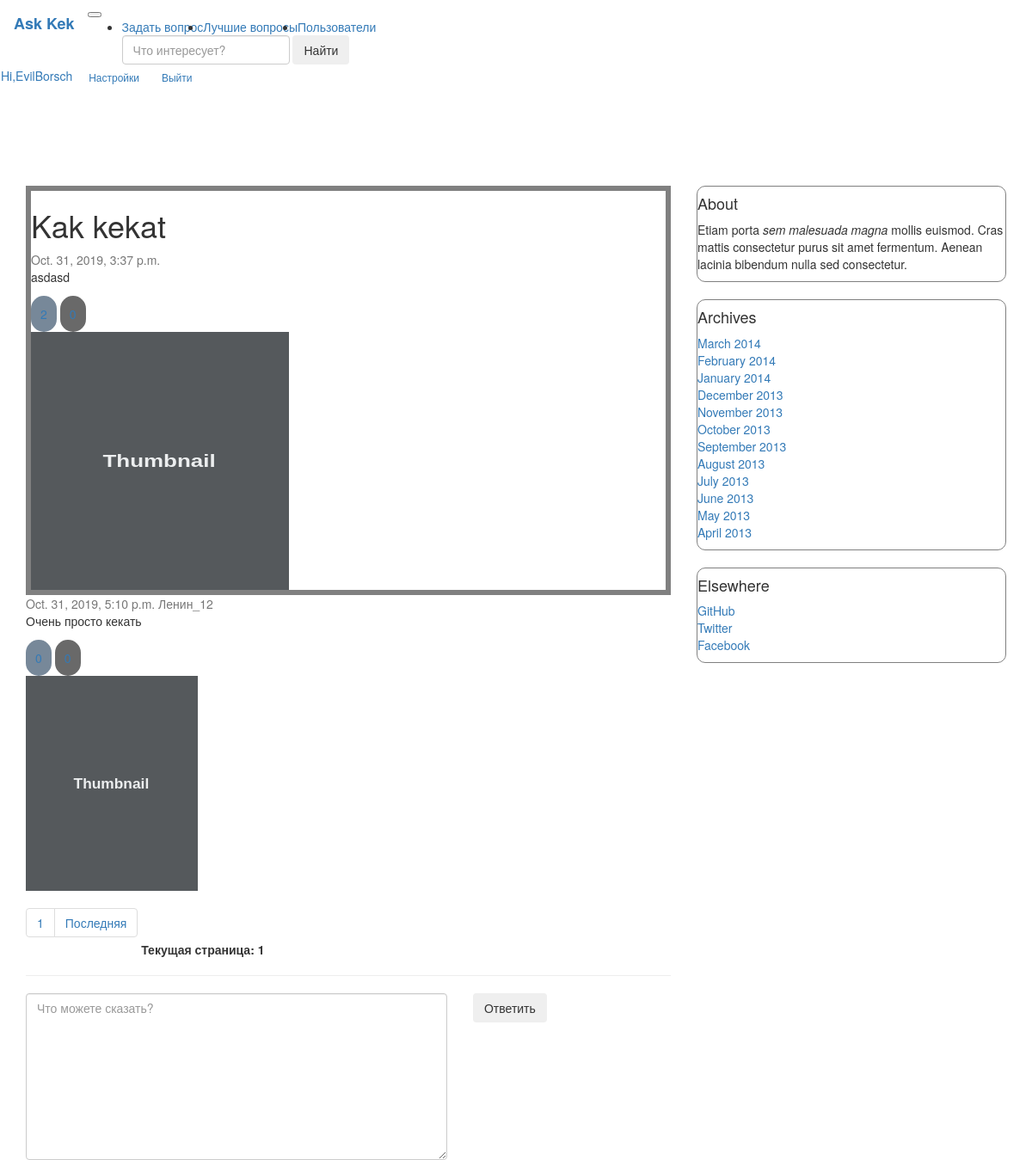
Page /question/1 (signed in) on the earlier database version.
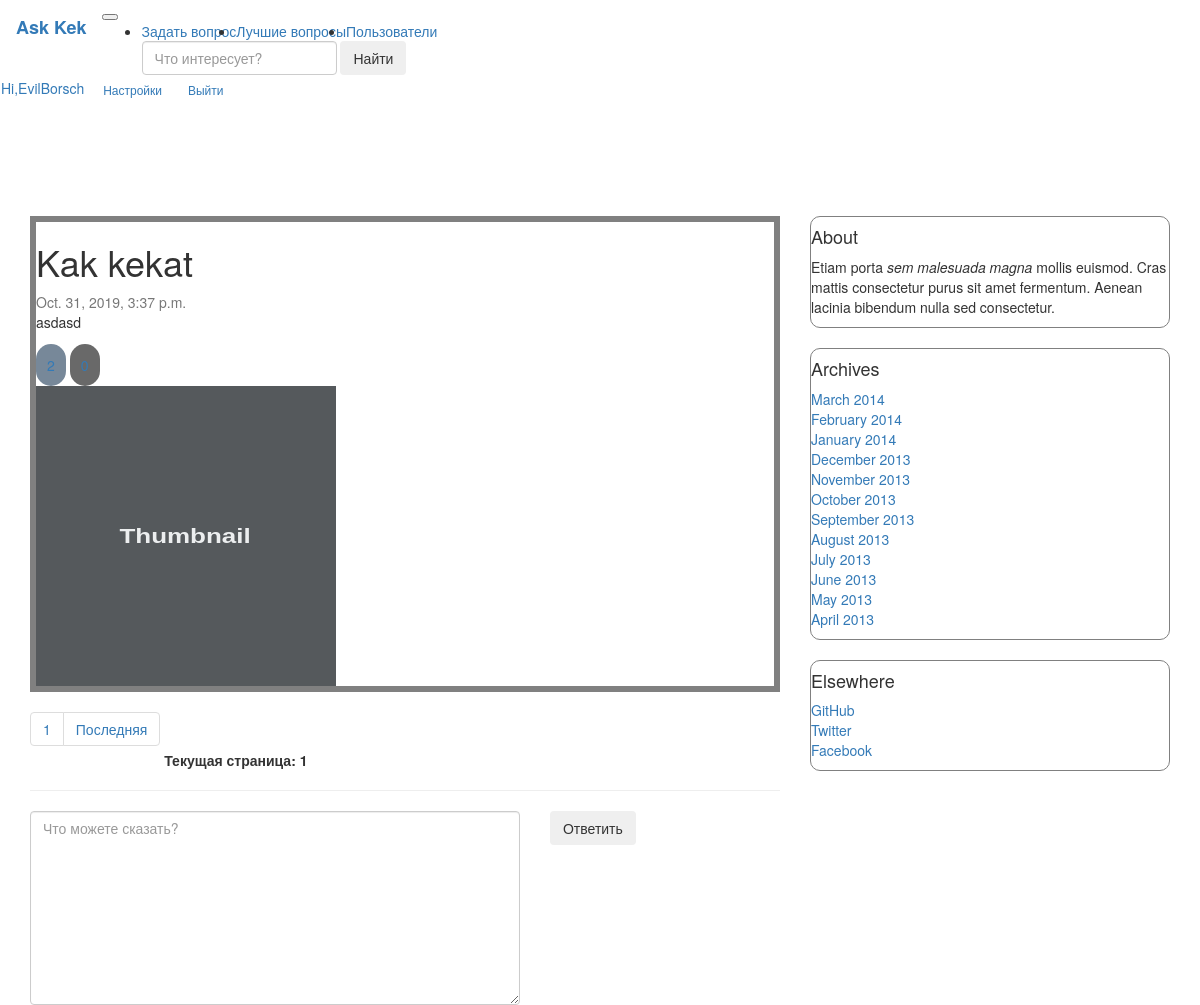
Same page on the later database version.
### question/models.py (models this page shows, shortened)
class Article(models.Model):
    title = models.CharField(max_length=255, verbose_name='Заголовок')
    text = models.TextField(verbose_name='Текст')
    date_published = models.DateTimeField(verbose_name='Дата публикации', default=datetime.now(tz=timezone.utc),
                                          db_index=True)
    is_published = models.BooleanField(verbose_name='Опубликовано', default=True, blank=True)
    author = models.ForeignKey(
        Author,
        on_delete=models.CASCADE,
    )
    like = models.ManyToManyField(UserProfile, related_name="Article_like", blank=True)
    dislike = models.ManyToManyField(UserProfile, related_name="Article_dislike", blank=True)
    tags = models.ManyToManyField(Tags, blank=True)
    objects = ArticleManager()  # model manager
    class Meta:
        verbose_name = 'Статья'
        verbose_name_plural = 'Статьи'
        index_together = [('title', 'text')]
        unique_together = [('title', 'text')]

class Answer(models.Model):
    question = models.ForeignKey(Article, on_delete=models.CASCADE)
    like = models.ManyToManyField(UserProfile, related_name="Answer_like", blank=True)
    dislike = models.ManyToManyField(UserProfile, related_name="Answer_dislike", blank=True)
    text = models.TextField(verbose_name='Текст ответа')
    date_published = models.DateTimeField(verbose_name='Дата ответа', default=datetime.now(tz=timezone.utc))
    author = models.ForeignKey(Author, on_delete=models.CASCADE)
    is_correct = models.BooleanField(default=False)
    objects = AnswerManager()
    class Meta:
        verbose_name = 'Ответ'
        verbose_name_plural = 'Ответы'

class Author(models.Model):
    name = models.CharField(max_length=255, verbose_name='Имя', unique=True)
    rating = models.IntegerField(default=0, verbose_name='Рейтинг')
    def __str__(self):
        return '{}_{}'.format(self.name, self.rating)
    class Meta:
        verbose_name = 'Автор'
        verbose_name_plural = 'Авторы'

### question/views.py (the view, shortened to what this page needs)
# urls.py: path('question/<str:m_id>', views.one_question, name="one_question_url"),
def one_question(request, m_id):
    try:
        main_quest = models.Article.objects.get(pk=m_id)
    except (models.Article.DoesNotExist, ValueError):
        return render(request, "./question/404.html")
    answers = models.Answer.objects.by_question(m_id)
    paginated_data = paginate(answers, request)
    form = AnswerForm(author=Author.objects.get(pk=1), question_id=m_id)
    rendered_data = {"questions": paginated_data, "main_question": main_quest, "form": form}
    return render(request, "./question/one_question.html", rendered_data)

### question/forms.py (shortened to what this page needs)
class AnswerForm(ModelForm):
    class Meta:
        model = Answer
        fields = ['text']
    def __init__(self, author, question_id, *args, **kwargs):
        self.author = author
        self.question = Article.objects.get(pk=question_id)
        super().__init__(*args, **kwargs)

### question/models.py (called while the page is built)
    def by_question(self, id):
        return self.filter(question=id)

### question/views.py (called while the page is built)
def paginate(objects_list, request):
    paginator = Paginator(list(objects_list), 4)
    page = request.GET.get('page')
    try:
        contacts = paginator.get_page(page)
    except PageNotAnInteger:
        contacts = paginator.page(1)
    except EmptyPage:
        contacts = paginator.page(paginator.num_pages)
    return contacts

### question/templates/question/one_question.html (shortened to what this page needs)
{% extends "question/index.html" %}
{% load static %}
{% block likes %}
    <div class="fluid-container">
    <a class="like" data-qid="{{ q.pk }}"
       data-vote="inc" data-type="answer">
        {{ q.like.count }}
    </a>
    <a class="dislike" data-qid="{{ q.pk }}"
       data-vote="dec" data-type="answer">
    </a>
{% endblock %}
{% block title %}
    <link rel="stylesheet" href="{% static "question/one_question/my.css" %}">
    <div class="main_question">
        <div class="card flex-md-row mb-4 box-shadow h-md-250" id="big_question">
            <div class="card-body d-flex flex-column align-items-start">
                <h1>{{ main_question.title }} </h1>
                <div class="mb-1 text-muted">{{ main_question.date_published }}</div>
                <p class="card-text mb-auto">{{ main_question.text }}</p>
                <div class="fluid-container">
                    <a class="like" data-qid="{{ main_question.pk }}"
                       data-vote="inc">
                        {{ main_question.like.count }}
                    </a>
                    <a class="dislike" data-qid="{{ main_question.pk }}"
                       data-vote="dec">
                    </a>
                </div>
            </div>
            <img class="card-img-right flex-auto d-none d-md-block" data-src="holder.js/200x250?theme=thumb"
                 alt="Thumbnail [200x250]" style="width: 300px; height: 300px;"
                 data-holder-rendered="true">
        </div>
    </div>
{% endblock %}
{% block pre_paginator %}
    <hr size="8" color="gray">
    <form class="in" method="POST">
        <div class="row">
            <div class="col-xs-12 col-sm-6 col-md-8">
                <textarea class="form-control" rows="9" placeholder="Что можете сказать?" {{ form.text }}</textarea>
            </div>
            <div class="col-xs-6 col-md-2">
                <button class="btn btn-outline-success my-2 my-sm-0" type="submit">Ответить</button>
            </div>
        </div>
    </form>
{% endblock %}

### question/templates/question/index.html (shortened to what this page needs)
{% extends "question/base.html" %}
{% load static %}
{% block content %}
    {% block title %}{% endblock %}
    {% for q in questions %}
        <div class="question">
            <div class="card flex-md-row mb-4 box-shadow h-md-250">
                <div class="card-body d-flex flex-column align-items-start">
                    <div class="mb-1 text-muted">{{ q.date_published }} {{ q.author }}</div>
                    <p class="card-text mb-auto">{{ q.text }}</p>
                    {% block likes %}{% endblock %}
                    </div>
                </div>
                <img class="card-img-right flex-auto d-none d-md-block" data-src="holder.js/200x250?theme=thumb"
                     alt="Thumbnail [200x250]" style="width: 200px; height: 250px;"
                     data-holder-rendered="true">
            </div>
        </div>
    {% endfor %}
    <nav aria-label="...">
        <ul class="pagination">
            <li class="page-item" aria-current="page">
                <a class="page-link" href="?page=1">1</a>
            </li>
            <li class="page-item"><a class="page-link"
                                     href="?page={{ questions.paginator.num_pages }}">Последняя</a></li>
        </ul>
        <b>Текущая страница: {{ questions.number }}</b>
    </nav>
    {% block  pre_paginator %}{% endblock %}
{% endblock %}

### question/templates/question/base.html (shortened to what this page needs)
{% load static %}
<!doctype html>
<html lang="en">
<head>
    <link rel="stylesheet" href="{% static "question/node_modules/bootstrap/dist/css/bootstrap.min.css" %}">
    <link rel="stylesheet" href="{% static "question/base/base.css" %}">
</head>
<body>
<header>
    <nav class="navbar navbar-expand-md navbar-dark bg-dark fixed-top">
        <a class="navbar-brand" href="{% url 'index' %}"><b>Ask Kek</b></a>
        <button class="navbar-toggler" type="button" data-toggle="collapse" data-target="#navbarsExampleDefault"
                aria-controls="navbarsExampleDefault" aria-expanded="false" aria-label="Toggle navigation">
        </button>
        <div class="collapse navbar-collapse" id="navbarsExampleDefault">
            <ul class="navbar-nav mr-auto">
                <li class="nav-item active">
                    <a class="nav-link" href="{% url "add_question_url" %}">Задать вопрос <span class="sr-only">(current)</span></a>
                </li>
                <li class="nav-item">
                    <a class="nav-link" href="{% url "hot_questions_url" %}">Лучшие вопросы</a>
                </li>
                <li class="nav-item dropdown">
                    <a class="nav-link dropdown-toggle" href="" id="dropdown01" data-toggle="dropdown"
                       aria-haspopup="true" aria-expanded="false">Пользователи</a>
                </li>
                <form class="form-inline">
                    <input class="form-control mr-sm-2" type="search" placeholder="Что интересует?" aria-label="Search">
                    <button class="btn btn-outline-success my-2 my-sm-0" type="submit">Найти</button>
                </form>
            </ul>
        </div>
        <div class="nav-item">
            {% if user.is_authenticated %}
                <a href="{% url 'profile_edit_url' %}">Hi,{{ user.username }}</a>
                <a class="btn btn-sm btn-outline-secondary" href={% url 'profile_edit_url' %}#">Настройки</a>
                <a class="btn btn-sm btn-outline-secondary" href="{% url 'logout_url' %}">Выйти</a>
            {% else %}
                <a class="btn btn-sm btn-outline-secondary"
                   href="{% url 'login_url' %}?put={{ request.path }}">Войти</a>
                <a class="btn btn-sm btn-outline-secondary" href="{% url 'register_url' %}">Регистрация</a>
            {% endif %}
        </div>
    </nav>
</header>
<div class="container main-content">
    <div class="row" id="main_row">
        <div class="col-lg-8 col-sm-6">
            {% block content %}{% endblock %}
        </div>
        <div class="col-md-4 blog-sidebar" id="sidebar">
            <div class="p-4 mb-3 bg-light rounded">
                <h4 class="font-italic">About</h4>
                <p class="mb-0">Etiam porta <em>sem malesuada magna</em> mollis euismod. Cras mattis consectetur purus
                    sit amet fermentum. Aenean lacinia bibendum nulla sed consectetur.</p>
            </div>
            <div class="p-4">
                <h4 class="font-italic">Archives</h4>
                <ol class="list-unstyled mb-0">
                    <li><a href="#">March 2014</a></li>
                    <li><a href="#">February 2014</a></li>
                    <li><a href="#">January 2014</a></li>
                    <li><a href="#">December 2013</a></li>
                    <li><a href="#">November 2013</a></li>
                    <li><a href="#">October 2013</a></li>
                    <li><a href="#">September 2013</a></li>
                    <li><a href="#">August 2013</a></li>
                    <li><a href="#">July 2013</a></li>
                    <li><a href="#">June 2013</a></li>
                    <li><a href="#">May 2013</a></li>
                    <li><a href="#">April 2013</a></li>
                </ol>
            </div>
            <div class="p-4">
                <h4 class="font-italic">Elsewhere</h4>
                <ol class="list-unstyled">
                    <li><a href="#">GitHub</a></li>
                    <li><a href="#">Twitter</a></li>
                    <li><a href="#">Facebook</a></li>
                </ol>
            </div>
        </div>
    </div>
</div>
</body>
</html>

### question/static/question/base/base.css (style rules this page uses)
.p-4 { border: solid 1px gray; border-radius: 10px; margin-bottom: 20px; }
#main_row { margin-top: 90px; }

### question/static/question/one_question/my.css (style rules this page uses)
#big_question { border: solid 6px gray; }
.like { display: inline-block; margin-bottom: 0; margin-top: 2px; font-weight: normal; text-align: center; vertical-align: middle; cursor: pointer; background: LightSlateGray; border: 6px solid transparent; padding: 5px 5px; white-space: nowrap; font-size: 14px; line-height: 1.428571429; border-radius: 20px; }
.dislike { display: inline-block; margin-bottom: 0; margin-top: 2px; font-weight: normal; text-align: center; vertical-align: middle; cursor: pointer; background: DimGrey; border: 6px solid transparent; padding: 5px 5px; white-space: nowrap; font-size: 14px; line-height: 1.428571429; border-radius: 20px; }
.pagination { margin-top: 20px; }

Differences in the rows shown:
removed Answer: date_published "Oct. 31, 2019, 5:10 p.m.", author "Ленин_12", text "Очень просто кекать", like.count "0"
